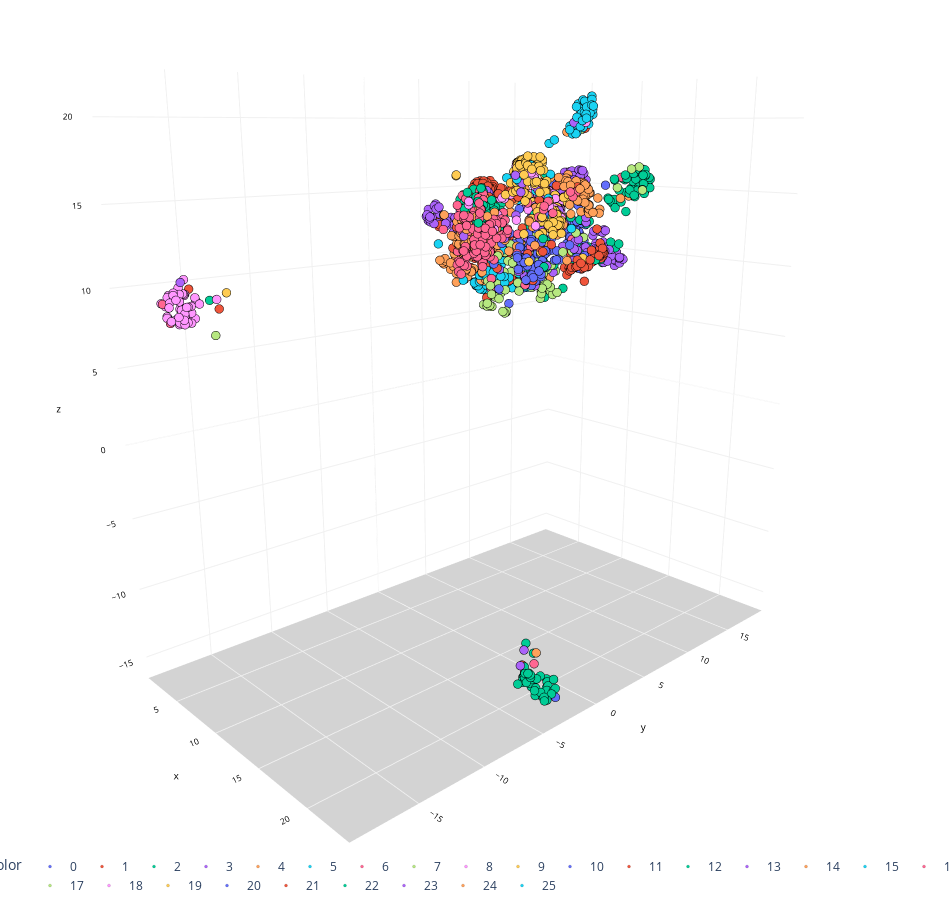

Notebook cell for this chart:
### Code cell
for images, labels in reducer_val_loader:
    batch_size = images.shape[0]
    images_a = images.reshape(batch_size, -1).numpy()
    X_test_res = reducer.transform(images_a)
    chart(X_test_res, labels)

    break
